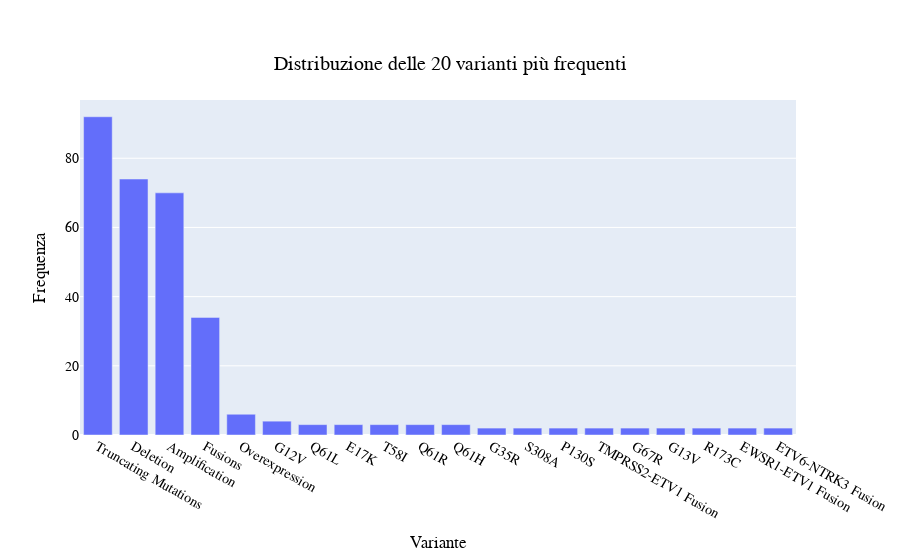

The notebook cell saved with this chart:
### Code cell
# Conta i valori delle varianti e prendi solo le prime 20 più frequenti
variations_data = training_tot['Variation'].value_counts().head(20)

# Crea il grafico a barre con personalizzazioni
fig = px.bar(
    variations_data,
    title='Distribuzione delle 20 varianti più frequenti',
    labels={'index': 'Variante', 'value': 'Frequenza'}  # Modifica etichette degli assi
)

# Personalizzazione del titolo e dei font
fig.update_layout(
    title={
        'text': 'Distribuzione delle 20 varianti più frequenti',
        'y': 0.9,  # posizione verticale
        'x': 0.5,  # posizione orizzontale (centrale)
        'xanchor': 'center',
        'yanchor': 'top'
    },
    xaxis_title='Variante',  # Titolo dell'asse x
    yaxis_title='Frequenza',  # Titolo dell'asse y
    font=dict(
        family="Arial, sans-serif",
        size=14,
        color="black"
    ),
    showlegend=False  # Rimuove la legenda
)

# Mostra il grafico
fig.show()

### Figure 1 — Plotly figure (JSON) as saved in the notebook; plotly's stock layout.template omitted (floating-point values rounded to 4 significant figures)
{"data": [{"alignmentgroup": "True", "hovertemplate": "variable=count<br>Variation=%{x}<br>Frequenza=%{y}<extra></extra>", "legendgroup": "count", "marker": {"color": "#636efa", "pattern": {"shape": ""}}, "name": "count", "offsetgroup": "count", "orientation": "v", "showlegend": true, "textposition": "auto", "type": "bar", "x": ["Truncating Mutations", "Deletion", "Amplification", "Fusions", "Overexpression", "G12V", "Q61L", "E17K", "T58I", "Q61R", "Q61H", "G35R", "S308A", "P130S", "TMPRSS2-ETV1 Fusion", "G67R", "G13V", "R173C", "EWSR1-ETV1 Fusion", "ETV6-NTRK3 Fusion"], "xaxis": "x", "y": [92, 74, 70, 34, 6, 4, 3, 3, 3, 3, 3, 2, 2, 2, 2, 2, 2, 2, 2, 2], "yaxis": "y"}], "layout": {"autosize": true, "barmode": "relative", "font": {"color": "black", "family": "Arial, sans-serif", "size": 14}, "legend": {"title": {"text": "variable"}, "tracegroupgap": 0}, "showlegend": false, "title": {"text": "Distribuzione delle 20 varianti più frequenti", "x": 0.5, "xanchor": "center", "y": 0.9, "yanchor": "top"}, "xaxis": {"anchor": "y", "autorange": true, "domain": [0, 1], "range": [-0.5, 19.5], "title": {"text": "Variante"}, "type": "category"}, "yaxis": {"anchor": "x", "autorange": true, "domain": [0, 1], "range": [0, 96.84], "title": {"text": "Frequenza"}, "type": "linear"}}}
